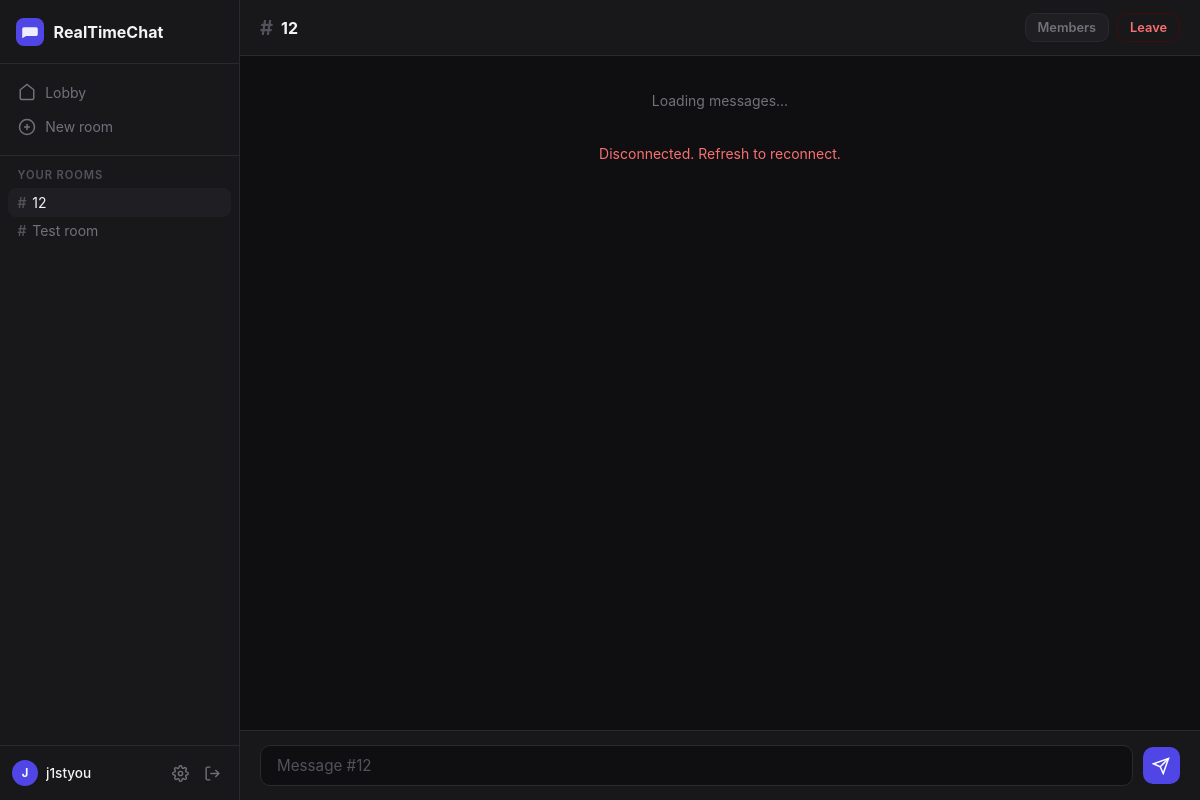
The app's page /12/ (signed in) with its own data.
### rooms/models.py (models this page shows, shortened)
class Room(TimestampedModel):
    class RoomType(models.TextChoices):
        GROUP = "group", "Group"
        DIRECT = "direct", "Direct message"
        CHANNEL = "channel", "Channel"
    name = models.CharField(max_length=100)
    slug = models.SlugField(max_length=110, unique=True, db_index=True)
    description = models.CharField(max_length=300, blank=True, default="")
    room_type = models.CharField(
        max_length=10,
        choices=RoomType.choices,
        default=RoomType.GROUP,
        db_index=True,
    )
    is_private = models.BooleanField(default=False)
    created_by = models.ForeignKey(
        settings.AUTH_USER_MODEL,
        on_delete=models.SET_NULL,
        null=True,
        related_name="created_rooms",
    )
    class Meta:
        verbose_name = "room"
        verbose_name_plural = "rooms"
        ordering = ["name"]

### accounts/models.py (models this page shows, shortened)
class User(AbstractBaseUser, PermissionsMixin):
    email = models.EmailField(unique=True, db_index=True)
    username = models.CharField(max_length=40, unique=True, db_index=True)
    is_active = models.BooleanField(default=True)
    is_staff = models.BooleanField(default=False)
    date_joined = models.DateTimeField(default=timezone.now)
    objects = UserManager()
    USERNAME_FIELD = "email"
    REQUIRED_FIELDS = ["username"]
    class Meta:
        verbose_name = "user"
        verbose_name_plural = "users"
        ordering = ["-date_joined"]

### rooms/views.py (the view)
# urls.py: path("<slug:slug>/", views.room_detail_view, name="detail"),
@login_required
def room_detail_view(request, slug):
    room = get_object_or_404(Room, slug=slug)
    if room.is_private and not is_member(request.user, room):
        messages.error(request, "This room is private.")
        return redirect("rooms:lobby")
    membership = Membership.objects.filter(user=request.user, room=room).first()
    return render(request, "rooms/room.html", {
        "room": room,
        "membership": membership,
        "is_member": membership is not None,
    })

### rooms/context_processors.py (called while the page is built)
def sidebar_rooms(request):
    if not request.user.is_authenticated:
        return {"sidebar_rooms": []}
    rooms = (
        Room.objects
        .filter(memberships__user=request.user)
        .only("name", "slug")
        .order_by("name")
    )
    return {"sidebar_rooms": rooms}

### rooms/templates/rooms/room.html (shortened to what this page needs)
{% extends "rooms/base.html" %}
{% load static %}
{% block extra_head %}
<link rel="stylesheet" href="{% static 'css/chat.css' %}">
{% endblock %}
{% block content %}
<div class="chat">
  <div class="chat__header">
    <div class="chat__header-left">
      <span class="chat__hash">#</span>
      <h2 class="chat__room-name">{{ room.name }}</h2>
    </div>
    <div class="chat__header-right">
      <a href="{% url 'rooms:members' room.slug %}" class="btn btn--sm btn--ghost">Members</a>
      {% if is_member %}
        <a href="{% url 'rooms:leave' room.slug %}" class="btn btn--sm btn--ghost btn--danger-ghost">Leave</a>
      {% else %}
        <a href="{% url 'rooms:join' room.slug %}" class="btn btn--sm btn--primary">Join</a>
      {% endif %}
    </div>
  </div>
  <div class="chat__messages" id="chat-messages">
    <p class="chat__loading">Loading messages…</p>
  </div>
  {% if is_member %}
  <div class="chat__input-row">
    <input
      id="chat-input"
      type="text"
      class="chat__input"
      placeholder="Message #{{ room.name }}"
      autocomplete="off"
      maxlength="2000"
    />
    <button id="chat-send" class="btn btn--primary btn--icon" aria-label="Send">
      <svg width="18" height="18" viewBox="0 0 24 24" fill="none" stroke="currentColor" stroke-width="2">
        <line x1="22" y1="2" x2="11" y2="13"/>
        <polygon points="22 2 15 22 11 13 2 9 22 2"/>
      </svg>
    </button>
  </div>
  {% else %}
  <div class="chat__join-prompt">
    <a href="{% url 'rooms:join' room.slug %}" class="btn btn--primary">Join to send messages</a>
  </div>
  {% endif %}
</div>
{% endblock %}

### rooms/templates/rooms/base.html (shortened to what this page needs)
{% load static %}
<!DOCTYPE html>
<html lang="en">
<head>
  <link rel="stylesheet" href="{% static 'css/app.css' %}">
  {% block extra_head %}{% endblock %}
</head>
<body>
  <div class="layout">
    <aside class="sidebar">
      <div class="sidebar__logo">
        <svg width="28" height="28" viewBox="0 0 36 36" fill="none">
          <rect width="36" height="36" rx="10" fill="#4F46E5"/>
          <path d="M8 24V14a2 2 0 012-2h16a2 2 0 012 2v7a2 2 0 01-2 2H13l-5 3v-2z"
                fill="white" fill-opacity="0.9"/>
        </svg>
        <span>RealTimeChat</span>
      </div>
      <nav class="sidebar__nav">
        <a href="{% url 'rooms:lobby' %}" class="sidebar__link {% block nav_lobby %}{% endblock %}">
          <svg width="18" height="18" viewBox="0 0 24 24" fill="none" stroke="currentColor" stroke-width="2">
            <path d="M3 9l9-7 9 7v11a2 2 0 01-2 2H5a2 2 0 01-2-2z"/>
          </svg>
          Lobby
        </a>
        <a href="{% url 'rooms:create' %}" class="sidebar__link {% block nav_create %}{% endblock %}">
          <svg width="18" height="18" viewBox="0 0 24 24" fill="none" stroke="currentColor" stroke-width="2">
            <circle cx="12" cy="12" r="10"/><line x1="12" y1="8" x2="12" y2="16"/>
            <line x1="8" y1="12" x2="16" y2="12"/>
          </svg>
          New room
        </a>
      </nav>
      <div class="sidebar__rooms">
        <p class="sidebar__section-label">Your rooms</p>
        {% for room in sidebar_rooms %}
          <a href="{% url 'rooms:detail' room.slug %}"
             class="sidebar__room {% if request.resolver_match.kwargs.slug == room.slug %}sidebar__room--active{% endif %}">
            <span class="sidebar__room-hash">#</span>{{ room.name }}
          </a>
        {% empty %}
          <p class="sidebar__empty">No rooms yet</p>
        {% endfor %}
      </div>
      <div class="sidebar__footer">
        <div class="sidebar__user">
          <div class="avatar avatar--sm">{{ request.user.username|first|upper }}</div>
          <span class="sidebar__username">{{ request.user.username }}</span>
        </div>
        <div class="sidebar__actions">
          <a href="{% url 'accounts:change-password' %}" class="sidebar__icon-btn" title="Settings">
          </a>
          <form method="post" action="{% url 'accounts:logout' %}" style="margin:0">
            <button type="submit" class="sidebar__icon-btn" title="Sign out">
              <svg width="17" height="17" viewBox="0 0 24 24" fill="none" stroke="currentColor" stroke-width="2">
                <path d="M9 21H5a2 2 0 01-2-2V5a2 2 0 012-2h4"/>
                <polyline points="16 17 21 12 16 7"/><line x1="21" y1="12" x2="9" y2="12"/>
              </svg>
            </button>
          </form>
        </div>
      </div>
    </aside>
    <main class="main">
      {% block content %}{% endblock %}
    </main>
  </div>
</body>
</html>

### static/css/app.css (style rules this page uses)
*, *::before, *::after { box-sizing: border-box; margin: 0; padding: 0; }
:root { --color-bg: #0f0f11; --color-surface: #18181b; --color-surface-2: #1f1f23; --color-border: #2a2a2e; --color-primary: #4f46e5; --color-primary-h: #4338ca; --color-danger: #dc2626; --color-danger-h: #b91c1c; --color-text: #f4f4f5; --color-text-muted: #71717a; --color-text-subtle: #52525b; --color-success-bg: #14532d; --color-success-txt: #86efac; --color-error-bg: #450a0a; --color-error-txt: #f87171; --color-info-bg: #1e3a5f; --color-info-txt: #93c5fd; --sidebar-w: 240px; --radius: 10px; --font: "Inter", system-ui, -apple-system, sans-serif; }
body { font-family: var(--font); background: var(--color-bg); color: var(--color-text); height: 100vh; overflow: hidden; }
a { color: inherit; text-decoration: none; }
.layout { display: flex; height: 100vh; }
.main { flex: 1; overflow-y: auto; padding: 2rem 2.5rem; position: relative; }
.sidebar { width: var(--sidebar-w); background: var(--color-surface); border-right: 1px solid var(--color-border); display: flex; flex-direction: column; flex-shrink: 0; height: 100vh; overflow: hidden; }
.sidebar__logo { display: flex; align-items: center; gap: 0.6rem; font-size: 1rem; font-weight: 700; padding: 1.1rem 1rem; border-bottom: 1px solid var(--color-border); }
.sidebar__nav { display: flex; flex-direction: column; gap: 2px; padding: 0.75rem 0.5rem; border-bottom: 1px solid var(--color-border); }
.sidebar__link { display: flex; align-items: center; gap: 0.6rem; padding: 0.45rem 0.6rem; border-radius: 8px; font-size: 0.875rem; color: var(--color-text-muted); transition: background 0.12s, color 0.12s; }
.sidebar__rooms { flex: 1; overflow-y: auto; padding: 0.75rem 0.5rem; }
.sidebar__section-label { font-size: 0.7rem; font-weight: 600; text-transform: uppercase; letter-spacing: 0.08em; color: var(--color-text-subtle); padding: 0 0.6rem; margin-bottom: 0.4rem; }
.sidebar__room { display: flex; align-items: center; gap: 0.35rem; padding: 0.35rem 0.6rem; border-radius: 8px; font-size: 0.875rem; color: var(--color-text-muted); transition: background 0.12s, color 0.12s; white-space: nowrap; overflow: hidden; text-overflow: ellipsis; }
.sidebar__room:hover, .sidebar__room--active { background: var(--color-surface-2); color: var(--color-text); }
.sidebar__room-hash { color: var(--color-text-subtle); font-weight: 600; flex-shrink: 0; }
.sidebar__footer { border-top: 1px solid var(--color-border); padding: 0.75rem 0.75rem; display: flex; align-items: center; justify-content: space-between; gap: 0.5rem; }
.sidebar__user { display: flex; align-items: center; gap: 0.5rem; min-width: 0; }
.sidebar__username { font-size: 0.85rem; font-weight: 500; overflow: hidden; text-overflow: ellipsis; white-space: nowrap; }
.sidebar__actions { display: flex; align-items: center; gap: 2px; flex-shrink: 0; }
.sidebar__icon-btn { display: flex; align-items: center; justify-content: center; width: 30px; height: 30px; border-radius: 8px; background: transparent; border: none; color: var(--color-text-muted); cursor: pointer; transition: background 0.12s, color 0.12s; }
.avatar { border-radius: 50%; background: var(--color-primary); color: #fff; font-weight: 700; display: flex; align-items: center; justify-content: center; flex-shrink: 0; }
.avatar--sm { width: 26px; height: 26px; font-size: 0.7rem; }
.btn { display: inline-flex; align-items: center; justify-content: center; gap: 0.4rem; padding: 0.6rem 1.1rem; border-radius: var(--radius); font-size: 0.9rem; font-weight: 600; cursor: pointer; border: none; transition: background 0.15s, color 0.15s; text-decoration: none; white-space: nowrap; }
.btn--sm { padding: 0.35rem 0.75rem; font-size: 0.8rem; }
.btn--icon { padding: 0.6rem; }
.btn--primary { background: var(--color-primary); color: #fff; }
.btn--ghost { background: var(--color-surface-2); color: var(--color-text-muted); border: 1px solid var(--color-border); }
.btn--danger-ghost { background: transparent; color: #f87171; border: 1px solid #450a0a; }

### records on screen
Room: name "12", name "Message #12"
Room: name "Test room"
User: user.username|first "J", user.username "j1styou"
